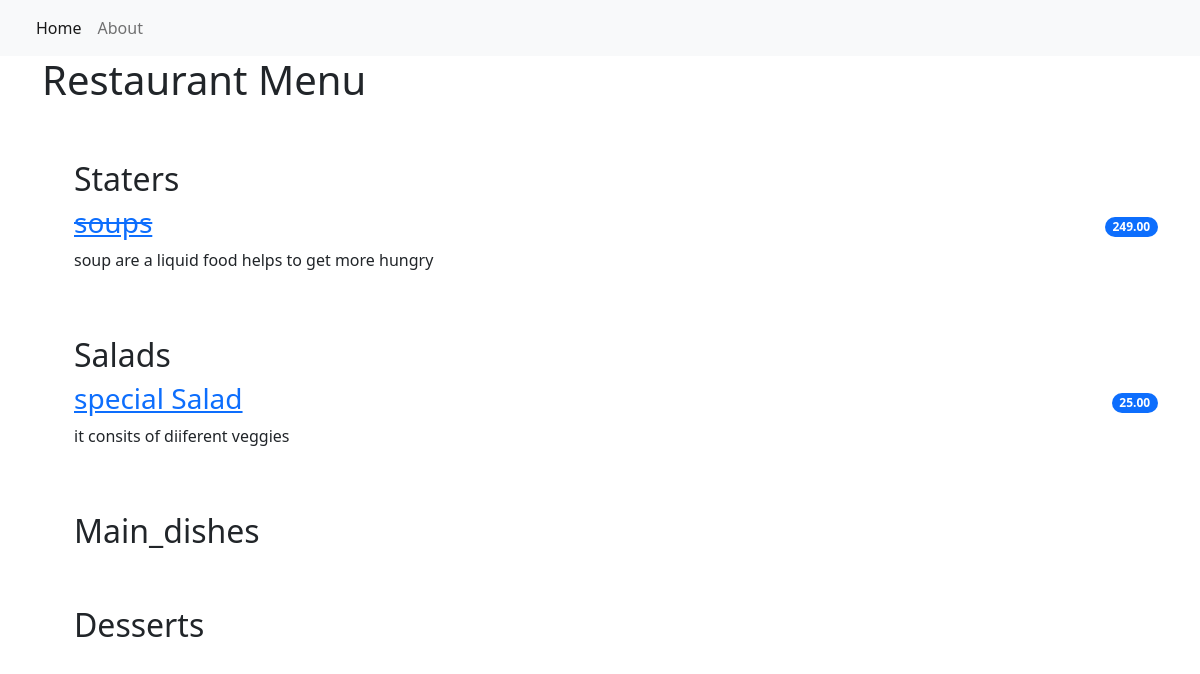
The page / on the database its author committed.
### restaurant_menu/models.py (models this page shows, shortened)
class Item(models.Model):
    meal=models.CharField(max_length=1000,unique=True)
    description=models.CharField(max_length=2000)
    price=models.DecimalField(max_digits=10,decimal_places=2)
    meal_type=models.CharField(max_length=200, choices=MealType)
    author=models.ForeignKey(User,on_delete=models.PROTECT)
    status=models.IntegerField(choices=STATUS,default=1)
    date_created=models.DateTimeField(auto_now_add=True)
    date_updated=models.DateTimeField(auto_now=True)

### restaurant_menu/views.py (the view)
# urls.py: path('',views.MenuList.as_view(), name='homepage'),
class MenuList(generic.ListView):
    queryset=Item.objects.order_by("date_created")
    template_name="index.html"
    def get_context_data(self,**kwargs):
        context=super().get_context_data(**kwargs)
        context["meals"]=MealType
        return context

### templates/index.html (shortened to what this page needs)
{% extends 'base.html' %}
{% block content %}
<div class="container">
    <h1>Restaurant Menu</h1>
    <ul class="List-group List-group-flush">
    {% for meal in meals %}
            <h2 class="pt-5">{{ meal.1 }}</h2>
            {% for row in item_list %}
                    {% if row.meal_type == meal.0 %}
                        {% if row.status == 0 %}
                         <li class="list-group-item d-flex justify-content-between align-items-center border-0 pb-0">
                            <a href="{% url 'menu_itemdetail' row.pk %}"><h3><del>{{row.meal}}</del></h3></a>
                            <span class="badge bg-primary rounded-pill">{{row.price}}</span>
                        </li>
                            <p>{{row.description}}</p>
                        {% else  %}
                        <li class="list-group-item d-flex justify-content-between align-items-center border-0 pb-0">
                            <a href="{% url 'menu_itemdetail' row.pk %}"><h3>{{row.meal}}</h3></a>
                            <span class="badge bg-primary rounded-pill">{{row.price}}</span>
                        </li>
                        <li class="list-group-item pt-0">
                            <p>{{row.description}}</p>
                        </li>
                    {% endif %}
                {% endif %}
            {% endfor %}
    {% endfor %}
    </ul>
</div>
{% endblock content %}

### templates/base.html (shortened to what this page needs)
<!DOCTYPE html>
<html lang="en">
    <head>
        <link href="https://cdn.jsdelivr.net/npm/bootstrap@5.2.0-beta1/dist/css/bootstrap.min.css" rel="stylesheet">
    </head>
    <body>
        <nav class="navbar navbar-expand-lg bg-light">
            <div class="container-fluid">
                <div class="collapse navbar-collapse" id="navbarNav">
                    <ul class="navbar-nav">
                         <li class="nav-item">
                            <a class="nav-link active" aria-current="page" href="{% url 'homepage' %}">Home</a>
                        </li>
                        <li class="nav-item">
                            <a class="nav-link" aria-current="page" href="{% url 'homepage' %}">About</a>
                        </li>
                    </ul>
                </div>
            </div>
        </nav>
        {% block content %}
        {% endblock content %}
    </body>
</html>

### rows shown on the page
Item: meal "soups", price "249.00", description "soup are a liquid food helps to get more hungry"
Item: meal "special Salad", price "25.00", description "it consits of diiferent veggies"

### other values the page prints
{{ meal.1 }} "Staters" "Salads" "Main_dishes" "Desserts"
